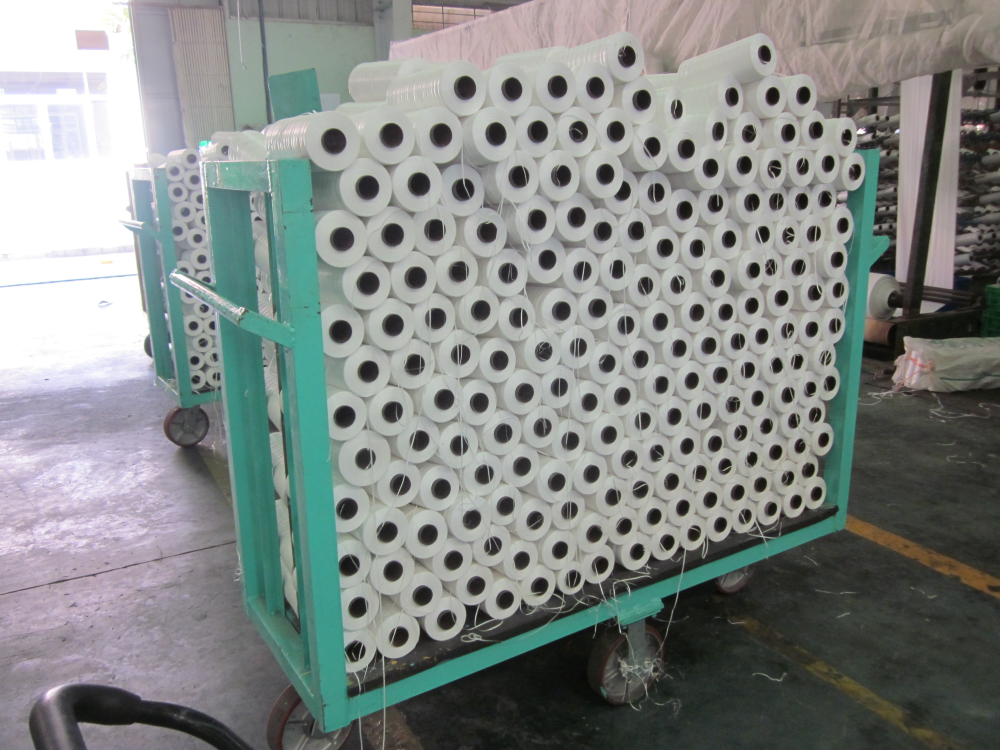
#> input picture sources/images/cuonchi.jpg, 4000 x 3000 px, found by its file name (shown at 1/4 size)
$ jupyter execute counting_cuonchi.ipynb
#> lines starting #> are read from the running program, lines starting #| are printed output that depends on the picture; after the words box and inside, x2 and y2 are one past the last pixel; in counts of white or black regions, pixels touching at a corner belong together
[cell 1]
import cv2 as cv
import matplotlib.pyplot as plt
import numpy as np
from scipy.ndimage.morphology import binary_fill_holes
import skimage.filters as filt
from skimage.segmentation import clear_border
from skimage.morphology import binary_opening, binary_closing, binary_erosion, binary_dilation, disk, dilation, erosion, remove_small_objects

[cell 2]
I = cv.imread('cuonchi.jpg')
#> I is the input picture: shape (3000, 4000, 3); mean B, G, R 133.4, 135.8, 130.4
gray_im = cv.cvtColor(I, cv.COLOR_BGR2GRAY)
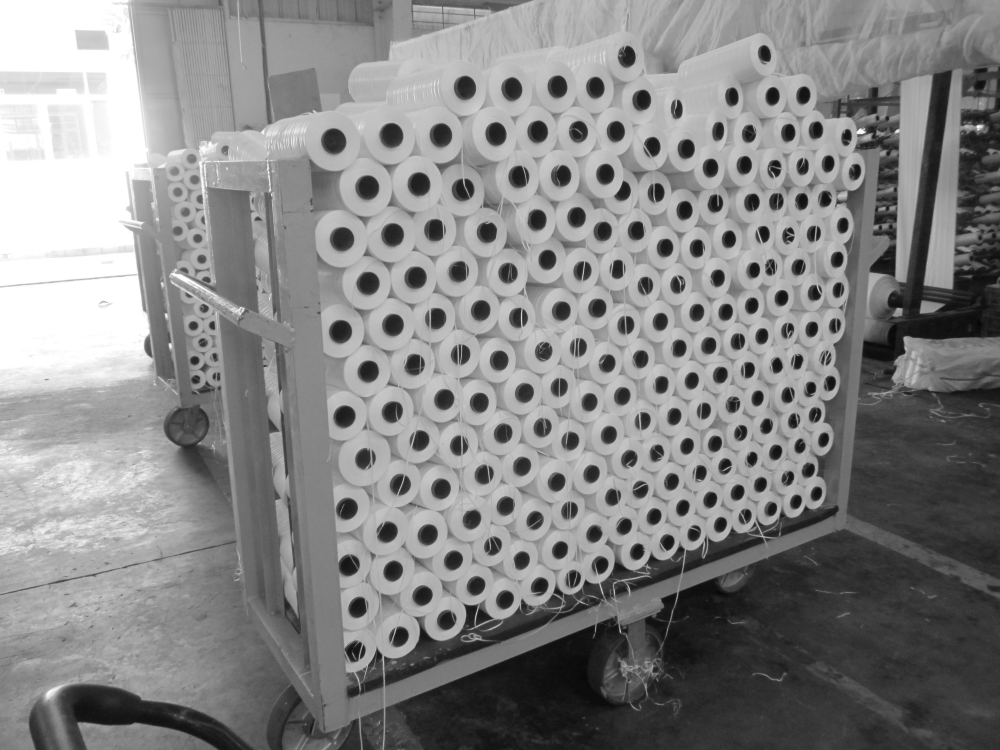
#> gray_im: shape (3000, 4000) (shown at 1/4 size); min 3, max 255, mean 133.9
plt.imshow(gray_im,cmap='gray')

[cell 3]
img_erose = erosion(gray_im, disk(6))
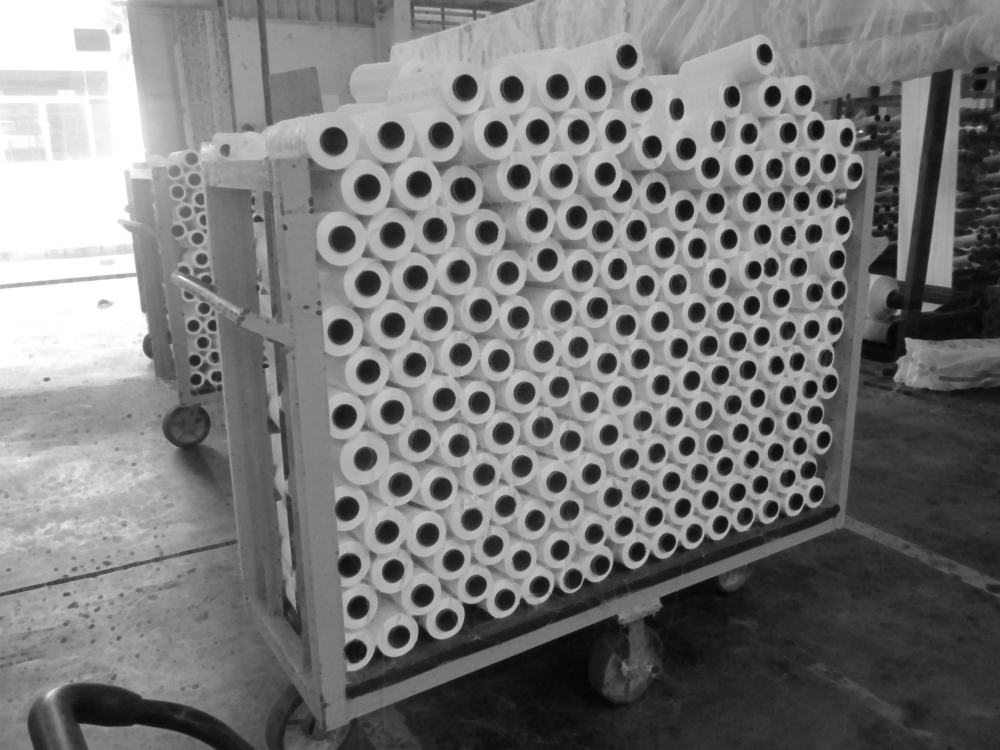
#> img_erose: shape (3000, 4000) (shown at 1/4 size); min 3, max 255, mean 121.1
img_dilate = dilation(img_erose, disk(6))
plt.imshow(img_dilate,cmap='gray')

[cell 4]
img_sobel = filt.sobel(img_dilate)
# img_erose_2nd = erosion(img_sobel, disk(2))
# img_dilate_2nd = dilation(img_dilate, disk(2))
# print(np.maximum(img_sobel))
img_binary = img_sobel > 0.04
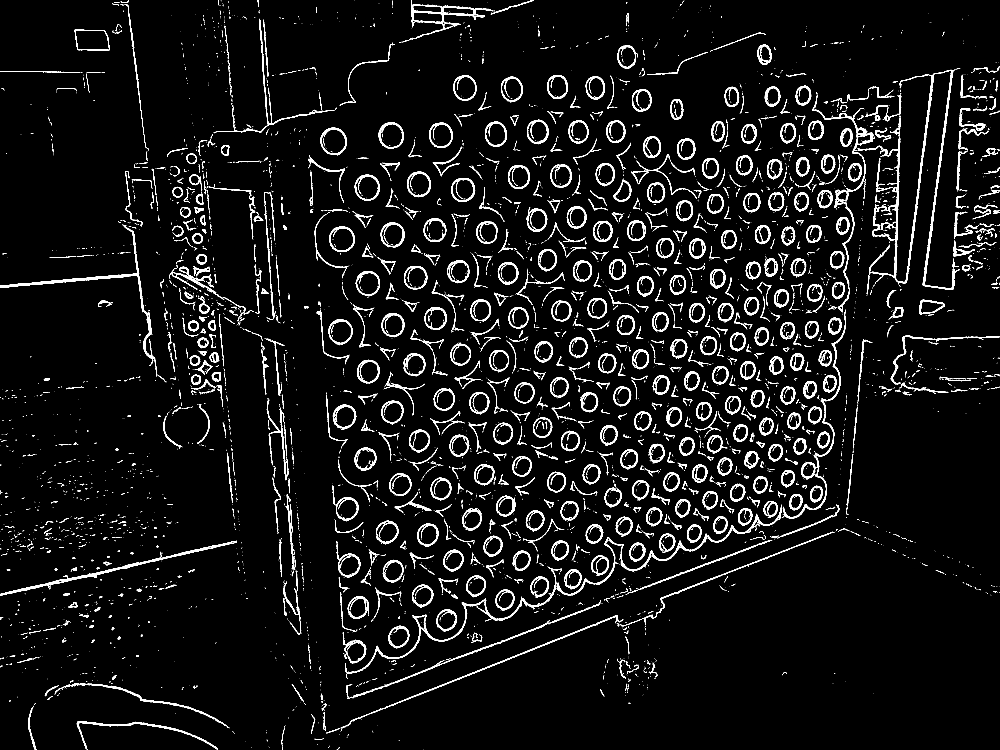
#> img_binary: shape (3000, 4000) bool (shown at 1/4 size); 4.8% white; 5922 white regions (4436 under 20 px), largest, box (x1, y1, x2, y2) and area: (3467, 280, 3803, 1176) 14856, (0, 898, 629, 1506) 8785, (1380, 2266, 2247, 2695) 8352
plt.imshow(img_binary,cmap='gray')

[cell 5]
fill_holes = binary_fill_holes(img_binary).astype(int)
#> fill_holes: shape (3000, 4000) int64; values 0 (black) and 1 (white), 10.4% white; 5368 white regions (3944 under 20 px), largest, box (x1, y1, x2, y2) and area: (3467, 280, 3803, 1176) 15008, (1609, 0, 1973, 169) 14741, (299, 118, 439, 202) 10381
plt.imshow(fill_holes, cmap='gray')

[cell 6]
im_dilate_3nd = erosion(fill_holes, disk(7))
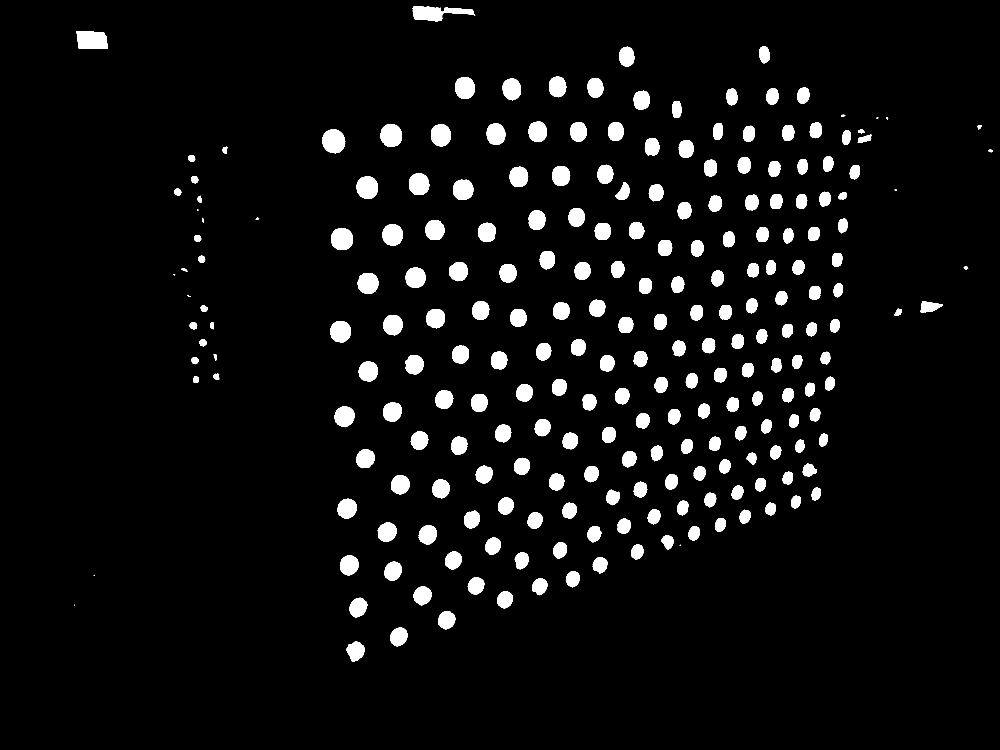
#> im_dilate_3nd: shape (3000, 4000) int64 (shown at 1/4 size); values 0 (black) and 1 (white), 5.3% white; 235 white regions (3 under 20 px), largest, box (x1, y1, x2, y2) and area: (1651, 24, 1901, 86) 8265, (306, 126, 431, 195) 7669, (1289, 517, 1381, 613) 6850
print(type(im_dilate_3nd))
#| <class 'numpy.ndarray'>
img_crop = im_dilate_3nd[180:-300,1200:-550]
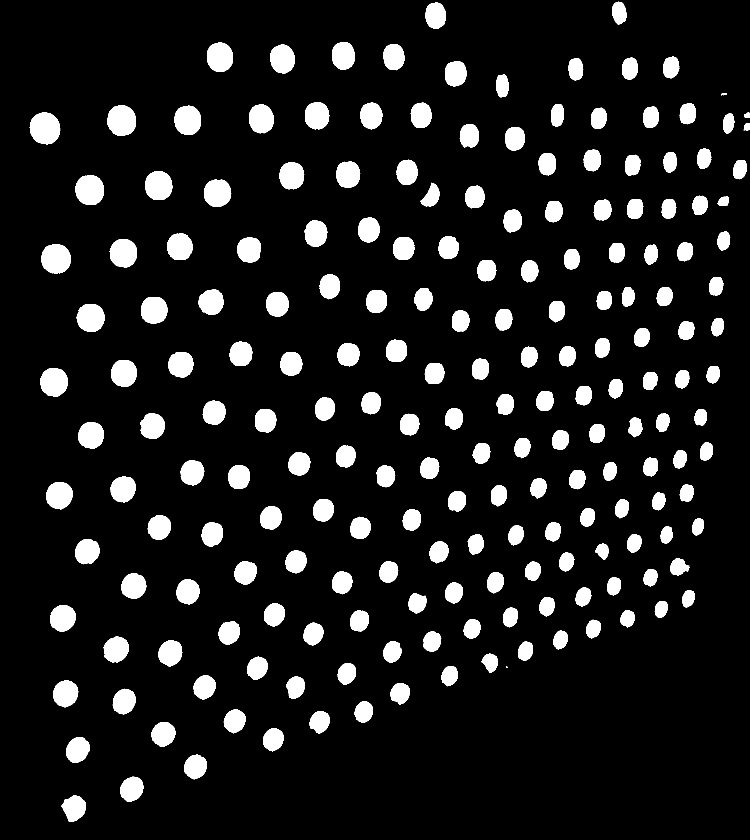
#> img_crop: shape (2520, 2250) int64 (shown at 1/3 size); values 0 (black) and 1 (white), 10.7% white; 202 white regions (1 under 20 px), largest, box (x1, y1, x2, y2) and area: (89, 337, 181, 433) 6850, (321, 317, 408, 407) 6273, (124, 733, 212, 820) 6200
plt.imshow(img_crop, cmap='gray')

[cell 7]
img_clear_bd = clear_border(img_crop)
plt.imshow(img_clear_bd, cmap='gray')

[cell 8]
img_dilate2nd = erosion(img_clear_bd, disk(15))
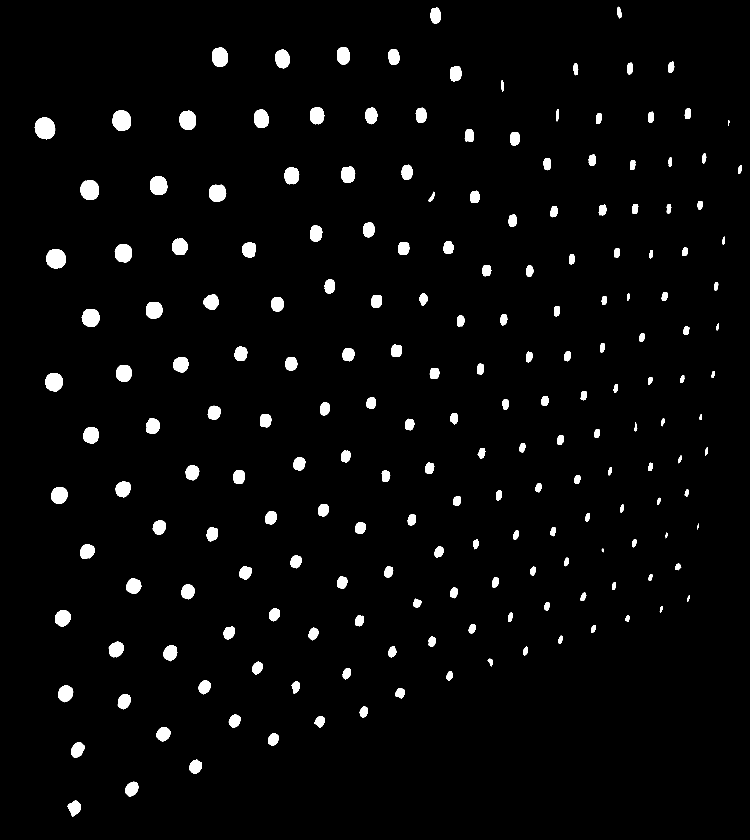
#> img_dilate2nd: shape (2520, 2250) int64 (shown at 1/3 size); values 0 (black) and 1 (white), 2.9% white; 197 white regions, largest, box (x1, y1, x2, y2) and area: (104, 352, 166, 418) 3151, (336, 332, 393, 392) 2751, (139, 748, 197, 805) 2715
print(img_dilate2nd.shape)
#| (2520, 2250)
plt.imshow(img_dilate2nd,cmap='gray')
